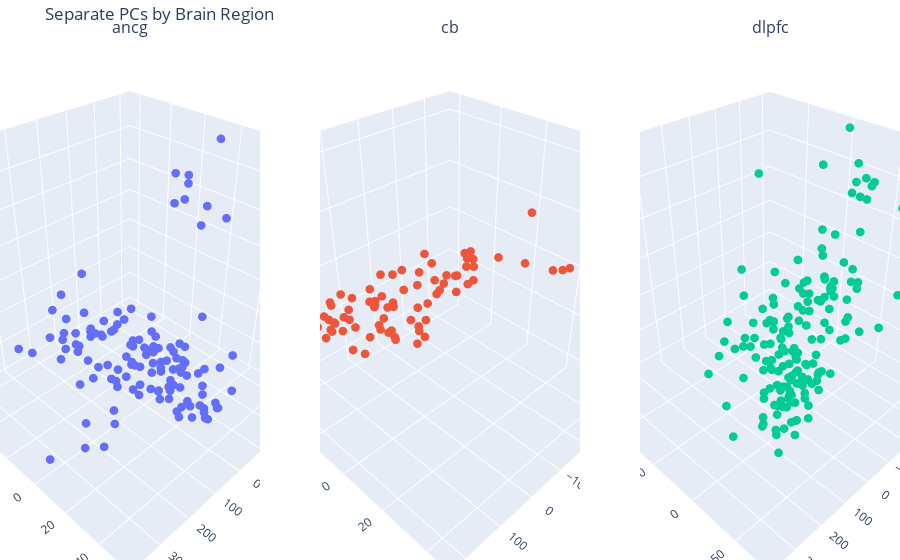

The code cell stored with this chart in its notebook:
### Code cell
regions = ["ancg", "cb", "dlpfc"]
colors  = {"ancg":"red", "cb":"green", "dlpfc":"blue"}

fig = make_subplots(
    rows=1, cols=3,
    specs=[[{"type":"scene"}]*3],
    subplot_titles=regions
)

for i, reg in enumerate(regions, start=1):
    df = PC_brain_region_df[PC_brain_region_df["region"] == reg]
    fig.add_trace(
        go.Scatter3d(
            x=df["PC1"], y=df["PC2"], z=df["PC3"],
            mode="markers",
            marker=dict(size=3),
            name=reg,
            showlegend=False
        ),
        row=1, col=i
    )

fig.update_scenes(
    xaxis_title="PC1", yaxis_title="PC2", zaxis_title="PC3",
    aspectmode="cube"
)
fig.update_layout(title="Separate PCs by Brain Region", margin=dict(l=0, r=0, b=0, t=40))
fig.show()  # drag to rotate each subplot
